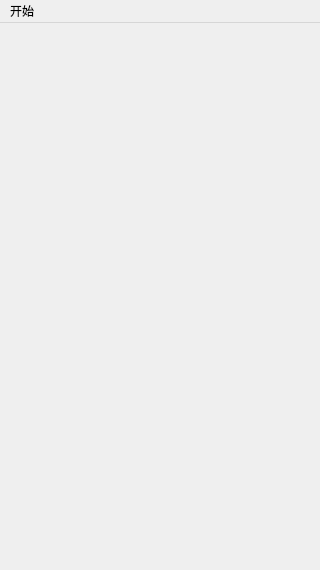
<?xml version="1.0" encoding="UTF-8"?>
<ui version="4.0">
 <class>MainWindow</class>
 <widget class="QMainWindow" name="MainWindow">
  <property name="geometry">
   <rect>
    <x>0</x>
    <y>0</y>
    <width>320</width>
    <height>570</height>
   </rect>
  </property>
  <property name="minimumSize">
   <size>
    <width>320</width>
    <height>570</height>
   </size>
  </property>
  <property name="maximumSize">
   <size>
    <width>320</width>
    <height>570</height>
   </size>
  </property>
  <property name="windowTitle">
   <string>翻金币</string>
  </property>
  <property name="windowIcon">
   <iconset resource="res.qrc">
    <normaloff>:/res/Coin0001.png</normaloff>:/res/Coin0001.png</iconset>
  </property>
  <widget class="QWidget" name="centralwidget"/>
  <widget class="QMenuBar" name="menubar">
   <property name="geometry">
    <rect>
     <x>0</x>
     <y>0</y>
     <width>320</width>
     <height>26</height>
    </rect>
   </property>
   <widget class="QMenu" name="menuStart">
    <property name="title">
     <string>开始</string>
    </property>
    <addaction name="actionAbout"/>
    <addaction name="separator"/>
    <addaction name="actionExit"/>
   </widget>
   <addaction name="menuStart"/>
  </widget>
  <action name="actionAbout">
   <property name="text">
    <string>关于</string>
   </property>
  </action>
  <action name="actionExit">
   <property name="text">
    <string>退出</string>
   </property>
  </action>
 </widget>
 <resources>
  <include location="res.qrc"/>
 </resources>
 <connections/>
</ui>
